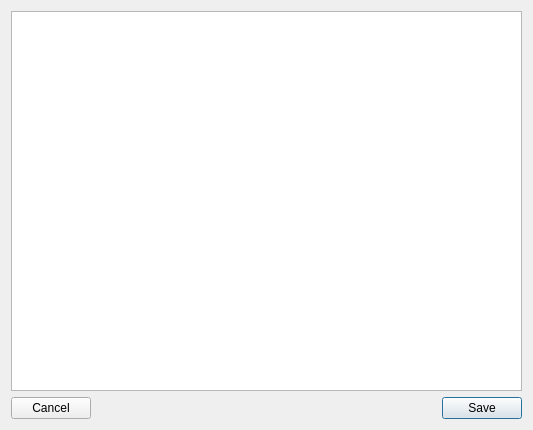
<?xml version="1.0" encoding="UTF-8"?>
<ui version="4.0">
 <class>editor_dialog</class>
 <widget class="QDialog" name="editor_dialog">
  <property name="geometry">
   <rect>
    <x>0</x>
    <y>0</y>
    <width>533</width>
    <height>430</height>
   </rect>
  </property>
  <property name="windowTitle">
   <string>Dialog</string>
  </property>
  <layout class="QGridLayout" name="gridLayout">
   <item row="0" column="0">
    <widget class="QPlainTextEdit" name="plainTextEdit"/>
   </item>
   <item row="1" column="0">
    <layout class="QHBoxLayout" name="horizontalLayout">
     <item>
      <widget class="QPushButton" name="pushCancel">
       <property name="text">
        <string>Cancel</string>
       </property>
       <property name="autoDefault">
        <bool>false</bool>
       </property>
      </widget>
     </item>
     <item>
      <spacer name="horizontalSpacer">
       <property name="orientation">
        <enum>Qt::Horizontal</enum>
       </property>
       <property name="sizeHint" stdset="0">
        <size>
         <width>40</width>
         <height>20</height>
        </size>
       </property>
      </spacer>
     </item>
     <item>
      <widget class="QPushButton" name="pushSave">
       <property name="text">
        <string>Save</string>
       </property>
       <property name="autoDefault">
        <bool>false</bool>
       </property>
       <property name="default">
        <bool>true</bool>
       </property>
      </widget>
     </item>
    </layout>
   </item>
  </layout>
 </widget>
 <resources/>
 <connections/>
</ui>
